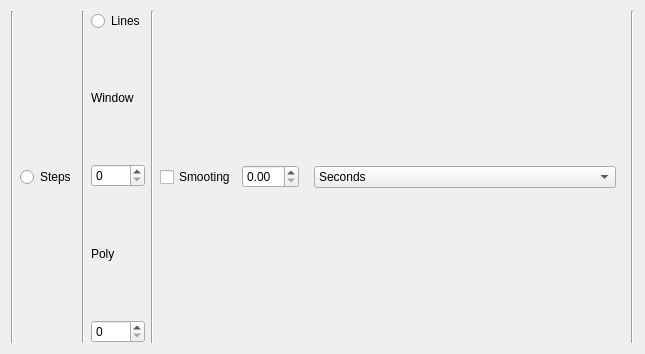
<?xml version="1.0" encoding="UTF-8"?>
<ui version="4.0">
 <class>Form</class>
 <widget class="QWidget" name="Form">
  <property name="geometry">
   <rect>
    <x>0</x>
    <y>0</y>
    <width>645</width>
    <height>354</height>
   </rect>
  </property>
  <property name="windowTitle">
   <string>Form</string>
  </property>
  <layout class="QHBoxLayout" name="horizontalLayout_2">
   <item>
    <widget class="Line" name="line">
     <property name="orientation">
      <enum>Qt::Orientation::Vertical</enum>
     </property>
    </widget>
   </item>
   <item>
    <layout class="QHBoxLayout" name="horizontalLayout">
     <item>
      <widget class="QRadioButton" name="steps">
       <property name="text">
        <string>Steps</string>
       </property>
      </widget>
     </item>
     <item>
      <widget class="Line" name="line_2">
       <property name="orientation">
        <enum>Qt::Orientation::Vertical</enum>
       </property>
      </widget>
     </item>
     <item>
      <layout class="QVBoxLayout" name="verticalLayout_3">
       <item>
        <widget class="QRadioButton" name="lines">
         <property name="text">
          <string>Lines</string>
         </property>
        </widget>
       </item>
       <item>
        <widget class="QLabel" name="label">
         <property name="text">
          <string>Window</string>
         </property>
        </widget>
       </item>
       <item>
        <widget class="QSpinBox" name="savgol_window"/>
       </item>
       <item>
        <widget class="QLabel" name="label_2">
         <property name="text">
          <string>Poly</string>
         </property>
        </widget>
       </item>
       <item>
        <widget class="QSpinBox" name="savgol_poly"/>
       </item>
      </layout>
     </item>
     <item>
      <widget class="Line" name="line_3">
       <property name="orientation">
        <enum>Qt::Orientation::Vertical</enum>
       </property>
      </widget>
     </item>
     <item>
      <widget class="QCheckBox" name="smoothing">
       <property name="text">
        <string>Smooting</string>
       </property>
      </widget>
     </item>
     <item>
      <widget class="QDoubleSpinBox" name="smootingVal"/>
     </item>
     <item>
      <widget class="QStackedWidget" name="unit">
       <widget class="QWidget" name="Time">
        <layout class="QVBoxLayout" name="verticalLayout">
         <item>
          <widget class="QComboBox" name="timeUnits">
           <item>
            <property name="text">
             <string>Seconds</string>
            </property>
           </item>
           <item>
            <property name="text">
             <string>Minutes</string>
            </property>
           </item>
           <item>
            <property name="text">
             <string>Hours</string>
            </property>
           </item>
           <item>
            <property name="text">
             <string>Days</string>
            </property>
           </item>
           <item>
            <property name="text">
             <string>Years</string>
            </property>
           </item>
           <item>
            <property name="text">
             <string>Ka</string>
            </property>
           </item>
           <item>
            <property name="text">
             <string>Ma</string>
            </property>
           </item>
          </widget>
         </item>
        </layout>
       </widget>
       <widget class="QWidget" name="Temperature">
        <layout class="QVBoxLayout" name="verticalLayout_2">
         <item>
          <widget class="QLabel" name="tempUnits">
           <property name="text">
            <string>TextLabel</string>
           </property>
          </widget>
         </item>
        </layout>
       </widget>
      </widget>
     </item>
    </layout>
   </item>
   <item>
    <widget class="Line" name="line_4">
     <property name="orientation">
      <enum>Qt::Orientation::Vertical</enum>
     </property>
    </widget>
   </item>
  </layout>
 </widget>
 <resources/>
 <connections/>
</ui>
